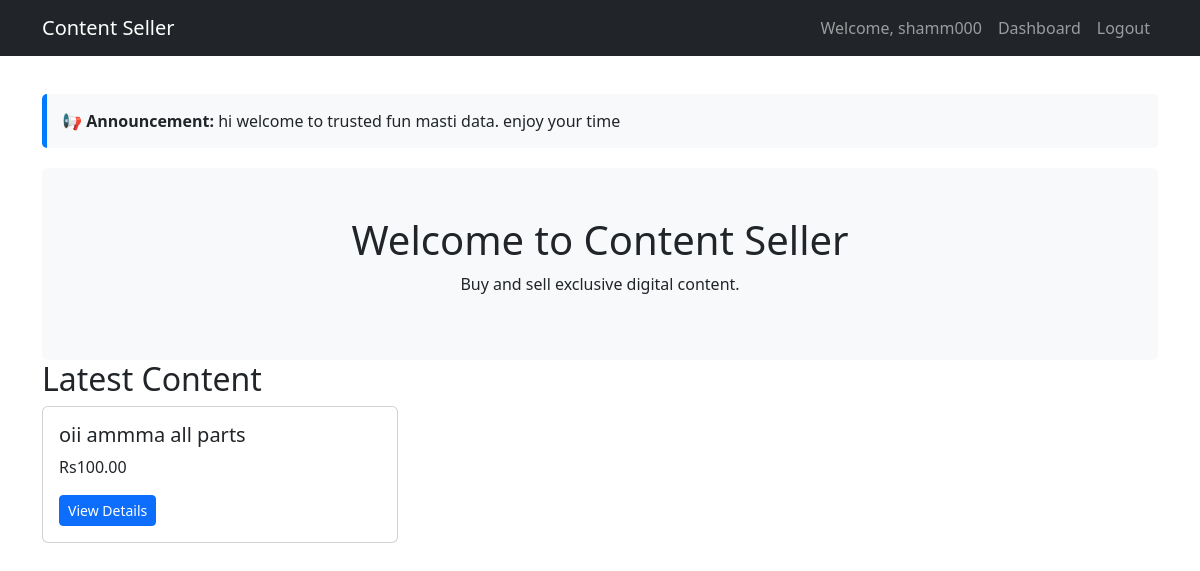
Screenshot of / (signed in) with the database file from the repository.
### users/models.py (models this page shows, shortened)
class User(AbstractUser):
    ROLE_CHOICES = (
        ('admin', 'Admin'),
        ('creator', 'Creator'),
        ('buyer', 'Buyer'),
    )
    role = models.CharField(max_length=10, choices=ROLE_CHOICES, default='buyer')
    balance = models.DecimalField(max_digits=10, decimal_places=2, default=0)

### content/models.py (models this page shows, shortened)
class SiteMessage(models.Model):
    message = models.TextField()
    is_active = models.BooleanField(default=True)
    updated_at = models.DateTimeField(auto_now=True)
    class Meta:
        verbose_name = "Admin Message"
        verbose_name_plural = "Admin Messages"

class Content(models.Model):
    CONTENT_TYPES = (
        ('link', 'Link'),
        ('video', 'Video'),
    )
    zip_file = models.FileField(upload_to='content_zips/', blank=True, null=True, help_text="Upload a ZIP file containing all videos")
    creator = models.ForeignKey(settings.AUTH_USER_MODEL, on_delete=models.CASCADE, limit_choices_to={'role': 'creator'})
    title = models.CharField(max_length=200)
    description = models.TextField()
    content_type = models.CharField(max_length=10, choices=CONTENT_TYPES)
    link_url = models.URLField(blank=True, null=True)
    video_file = models.FileField(upload_to='videos/', blank=True, null=True)
    price = models.DecimalField(max_digits=10, decimal_places=2)
    is_active = models.BooleanField(default=True)
    is_approved = models.BooleanField(default=False, help_text="Admin approval required before buyers can see")
    created_at = models.DateTimeField(auto_now_add=True)
    updated_at = models.DateTimeField(auto_now=True)

### content/views.py (the view)
# urls.py: path('', home, name='home'),
def home(request):
    contents = Content.objects.filter(is_active=True, is_approved=True)[:6]
    admin_message = SiteMessage.objects.filter(is_active=True).first()
    return render(request, 'content/home.html', {
        'contents': contents,
        'admin_message': admin_message.message if admin_message else None
    })

### content/context_processors.py (called while the page is built)
def admin_message(request):
    msg = SiteMessage.objects.filter(is_active=True).first()
    return {'admin_message': msg.message if msg else None}

### templates/content/home.html (shortened to what this page needs)
{% extends "base.html" %}
{% block content %}
<div class="jumbotron text-center bg-light p-5 rounded">
    <h1>Welcome to Content Seller</h1>
    <p>Buy and sell exclusive digital content.</p>
</div>
<h2>Latest Content</h2>
<div class="row">
    {% for content in contents %}
        <div class="col-md-4 mb-4">
            <div class="card h-100">
                <div class="card-body">
                    <h5>{{ content.title }}</h5>
                    <p>Rs{{ content.price }}</p>
                    <a href="{% url 'content_detail' content.id %}" class="btn btn-sm btn-primary">View Details</a>
                </div>
            </div>
        </div>
    {% empty %}
        <p>No content yet.</p>
    {% endfor %}
</div>
{% endblock %}

### templates/base.html (shortened to what this page needs)
{% load static %}
<!DOCTYPE html>
<html lang="en">
<head>
    <link href="https://cdn.jsdelivr.net/npm/bootstrap@5.3.2/dist/css/bootstrap.min.css" rel="stylesheet">
</head>
<body>
    <nav class="navbar navbar-expand-lg navbar-dark bg-dark fixed-top">
        <div class="container">
            <a class="navbar-brand" href="{% url 'home' %}">Content Seller</a>
            <div class="collapse navbar-collapse">
                <ul class="navbar-nav ms-auto">
                    {% if user.is_authenticated %}
                        <li class="nav-item"><span class="nav-link">Welcome, {{ user.username }}</span></li>
                        {% if user.role == 'buyer' %}
                            <li class="nav-item"><a class="nav-link" href="{% url 'buyer_dashboard' %}">Dashboard</a></li>
                        {% elif user.role == 'creator' %}
                            <li class="nav-item"><a class="nav-link" href="{% url 'creator_dashboard' %}">Dashboard</a></li>
                        {% endif %}
                        <li class="nav-item">
                            <form method="post" action="{% url 'logout' %}">
                                <button type="submit" class="btn btn-link nav-link">Logout</button>
                            </form>
                        </li>
                    {% else %}
                        <li class="nav-item"><a class="nav-link" href="{% url 'login' %}">Login</a></li>
                        <li class="nav-item"><a class="nav-link" href="{% url 'creator_register' %}">Register as Creator</a></li>
                        <li class="nav-item"><a class="nav-link" href="{% url 'buyer_register' %}">Register as Buyer</a></li>
                    {% endif %}
                </ul>
            </div>
        </div>
    </nav>
    <div class="container mt-4">
        {% if admin_message %}
            <div class="message-banner">
                <strong>📢 Announcement:</strong> {{ admin_message }}
            </div>
        {% endif %}
        {% block content %}{% endblock %}
    </div>
</body>
</html>

### templates/base.html (style rules this page uses)
body { padding-top: 70px; }
.message-banner { background-color: #f8f9fa; border-left: 5px solid #007bff; padding: 15px; margin-bottom: 20px; border-radius: 5px; }

### rows the page displays
User: username "shamm000"
SiteMessage: message "hi welcome to trusted fun masti data. enjoy your time"
Content: title "oii ammma all parts", price "100.00"
